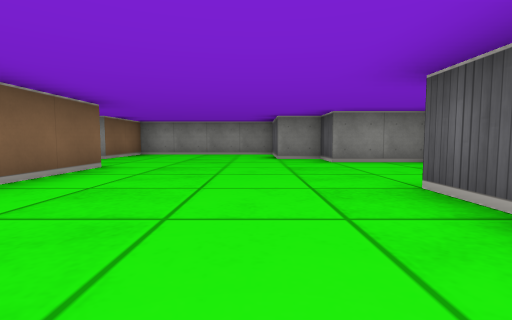
View 1 (above)

16 first-person views from a walk through a cub3D ray-caster map. The camera is about half as high as the walls, tilts 4° down and sees 85° across. The floor is counted in squares. Each view is taken from the middle of a square. On the plan, view 1 faces up. The plan holds only what a view shows up to about 9 squares ahead; the rest is blank.

View 2
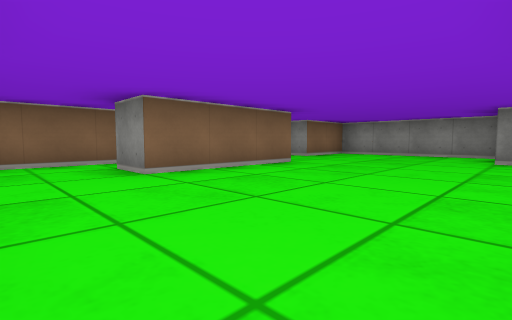

View 3
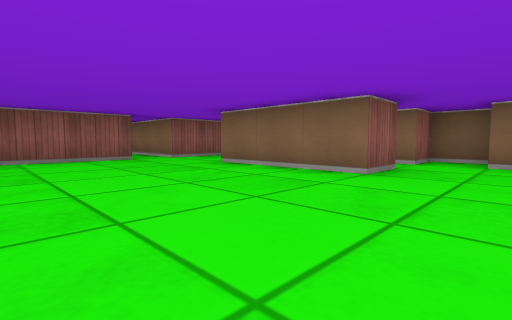

View 4
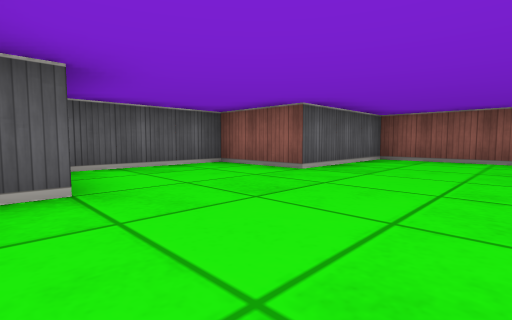

View 5
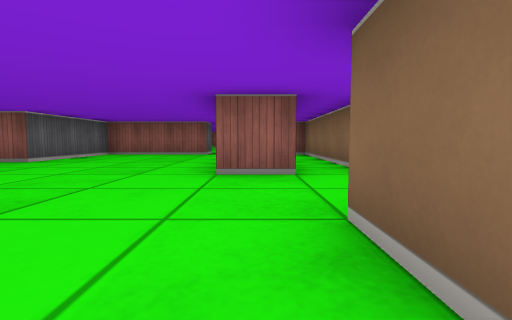

View 6
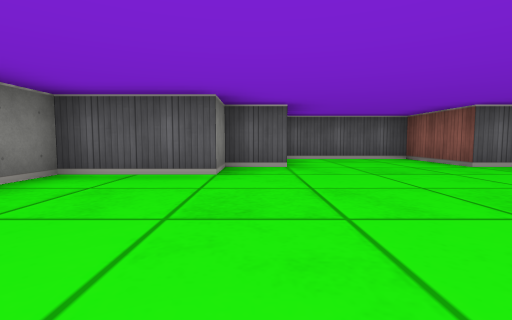

View 7
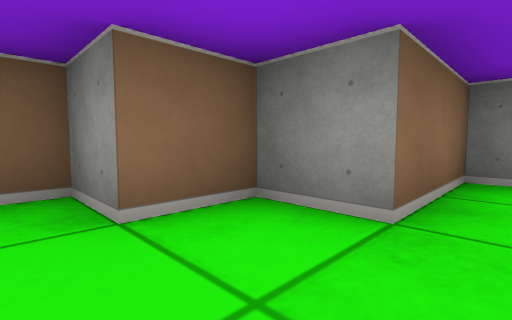

View 8
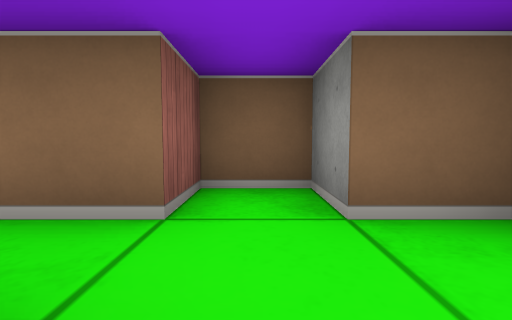

View 9
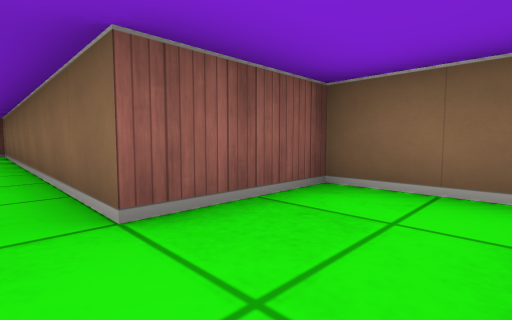

View 10
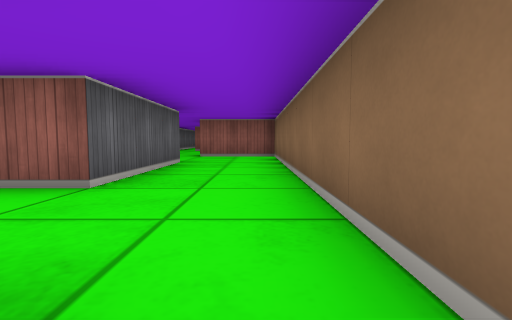

View 11
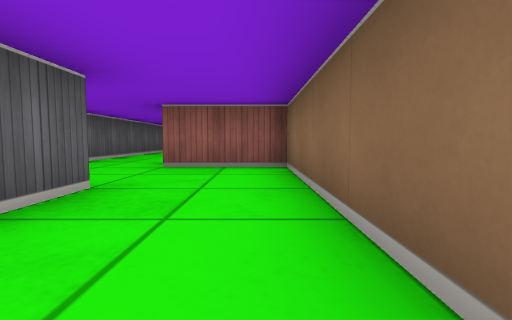

View 12
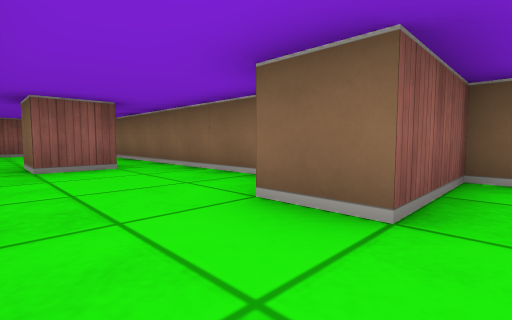

View 13
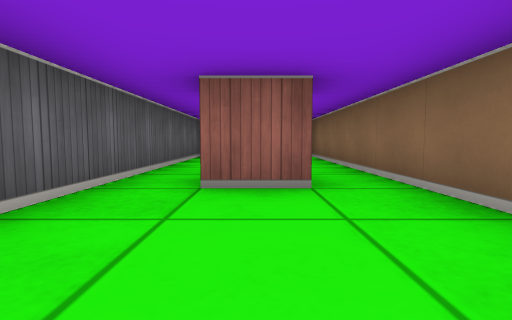

View 14
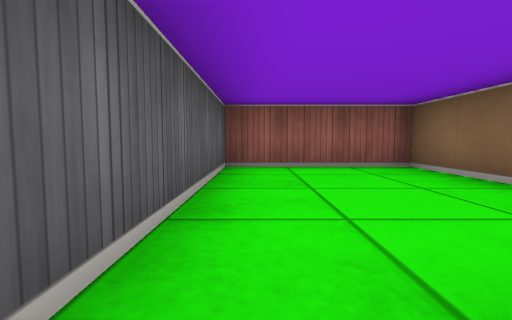

View 15
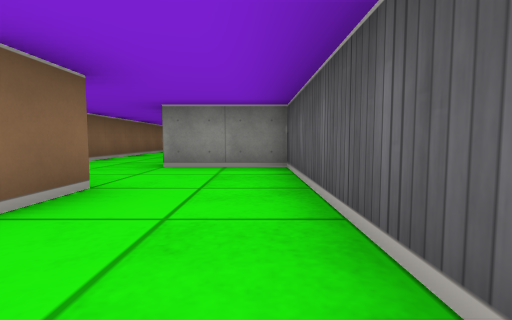

View 16
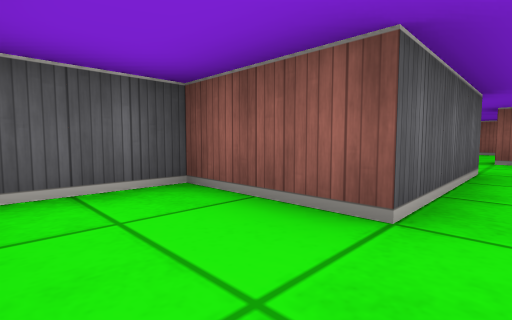

### Floor plan
Points are (right, up) in squares from view 1. A wall is a line through its corners. A room is listed if a view was taken in it or the views show most of it. See-through windows are left out.
Room 1 (views 1, 2, 3, 4, 5, 6, 7, 8, 9)
walls: (-3.6, 4.5) (-2.5, 4.5) (-2.5, 1.5) (-3.5, 1.5); (-1.5, -0.5) (1.5, -0.5) (1.5, 2.5) (3.5, 2.5) (3.5, 5.5) (1.5, 5.5) (1.5, 6.5) (0.5, 6.5) (0.5, 8.5) (-3.5, 8.5) (-3.5, 6.5) (-4.5, 6.5) (-4.5, 5.5) (-5.5, 5.5) (-5.5, 4.5) (-4.5, 4.5) (-4.5, -0.5) (-2.5, -0.5)
ways out: opening at (-2, -1) to room 2
Room 2 (views 10, 11, 12, 13, 14, 15, 16)
walls: (-1.5, -10.5) (-1.5, -17.5) (1.5, -17.5) (1.5, -6.5) (-0.5, -6.5) (-0.5, -3.5) (1.5, -3.5) (1.5, -2); (-0.6, -12.5) (0.5, -12.5) (0.5, -13.5); (-1.5, -1) (-1.5, -0.5); (-2.5, -0.5) (-2.5, -8.5) (-0.5, -8.5) (-0.5, -9.5)
ways out: opening at (-2, -1) to room 1

Where each view was taken, in squares from view 1:
view 1: 0 up, 0 right, facing up
view 2: 0 up, 1 right, facing up-left
view 3: 6 up, 1 right, facing down-left
view 4: 6 up, 1 left, facing down-right
view 5: 8 up, 3 left, facing down
view 6: 6 up, 3 left, facing right
view 7: 5 up, 3 left, facing up-left
view 8: 5 up, 3 left, facing left
view 9: 1 up, 2 left, facing down-left
view 10: 1 down, 2 left, facing down
view 11: 4 down, 2 left, facing down
view 12: 8 down, 1 right, facing down-left
view 13: 10 down, 0 right, facing down
view 14: 13 down, 1 right, facing down
view 15: 11 down, 1 right, facing up
view 16: 2 down, 1 left, facing down-right
